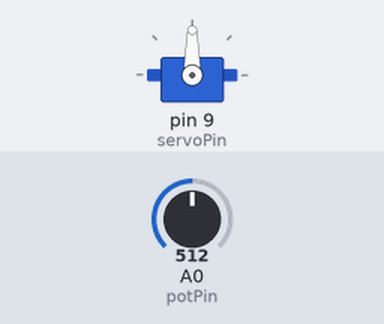
The sketch below on a simulated Arduino Uno, built with avr-gcc and run on an emulated ATmega328P. Shown: servo. The inputs (shaded band) are chosen by the test bench; at power-on: A0 (potPin) = 512.

Above: at 1.2 s.
1.3 s: A0 (potPin) set to 716
At 2.2 s:
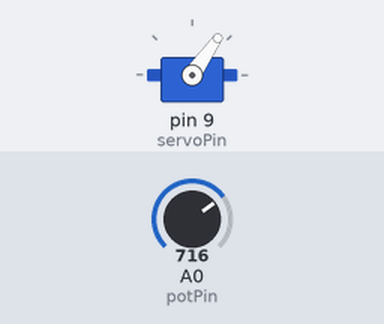
2.8 s: A0 (potPin) set to 900
At 3.3 s:
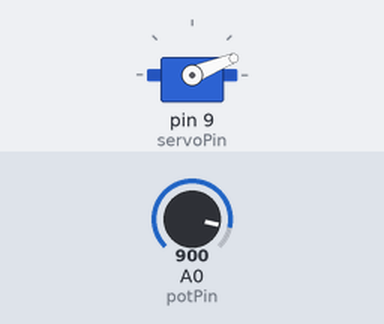
4.3 s: A0 (potPin) set to 1023
At 5.5 s:
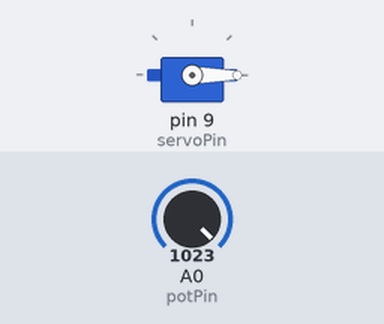
5.8 s: A0 (potPin) set to 306
At 6.8 s:
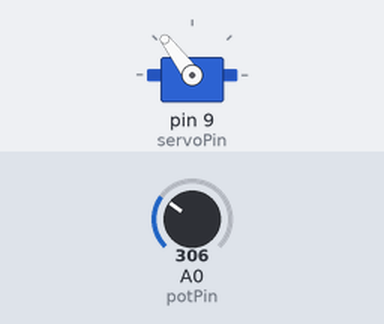
7.3 s: A0 (potPin) set to 122
At 8.0 s:
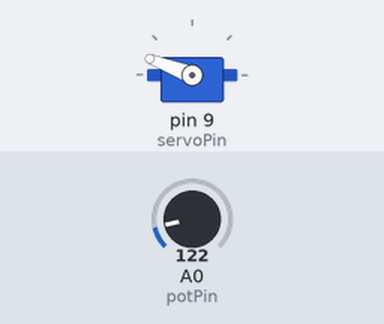
Timing chart, 0 to 9.8 s (numbered marks = the images above; inputs shaded):
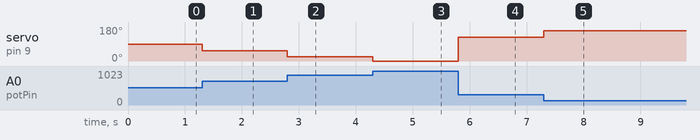

Measured:
- after the input at 1.3 s, servo on pin 9 (servoPin): 90° → 55° at once
- after the input at 2.8 s, servo on pin 9 (servoPin): 55° → 22° at once
- after the input at 4.3 s, servo on pin 9 (servoPin): 22° → 0° at once
- after the input at 5.8 s, servo on pin 9 (servoPin): 0° → 127° at once
- after the input at 7.3 s, servo on pin 9 (servoPin): 127° → 159° at once

The sketch:

controlling_servoMotor.ino
```cpp
#include <Servo.h>

Servo Servo1;
int servoPin = 9;
int potPin = A0;

void setup() {
  // put your setup code here, to run once:
  Servo1.attach(servoPin);
}

void loop() {
  // put your main code here, to run repeatedly:
  int reading = analogRead(potPin);
  int angle = map(reading, 0, 1023, 180, 0);
  Servo1.write(angle);
}
```
